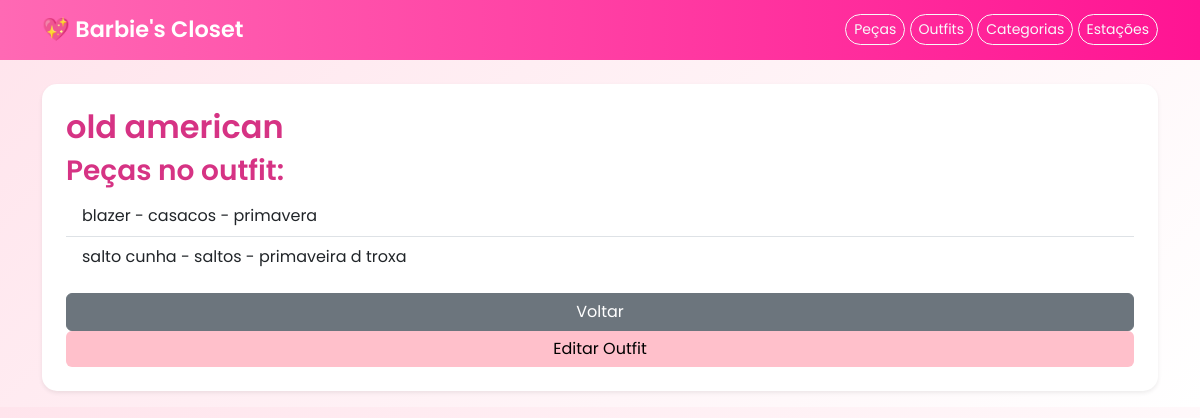
The app's page /outfit/1/ (signed in), older data.
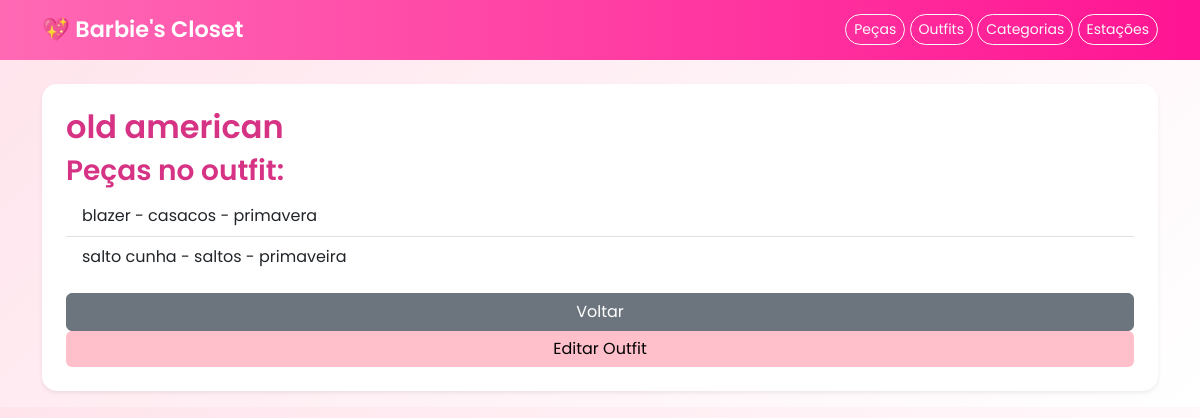
The same page, newer data.
### barbies_closet/models.py (models this page shows, shortened)
class Peca(models.Model):
    utilizador = models.ForeignKey(User, on_delete=models.CASCADE)
    nome = models.CharField(max_length=100)
    cor = models.CharField(max_length=50)
    marca = models.CharField(max_length=100)
    tamanho = models.CharField(max_length=10)
    data_aquisicao = models.DateField()
    frequencia_uso = models.IntegerField(default=0)
    categoria = models.ForeignKey(Categoria, on_delete=models.SET_NULL, null=True)
    estacao = models.ForeignKey(Estacao, on_delete=models.SET_NULL, null=True)

class Estacao(models.Model):
    nome = models.CharField(max_length=50)
    def __str__(self):
        return self.nome

class Categoria(models.Model):
    nome = models.CharField(max_length=100)
    def __str__(self):
        return self.nome

### barbies_closet/views.py (the view)
# urls.py: path('outfit/<int:id>/', views.detalhe_outfit, name='detalhe_outfit'),
@login_required
def detalhe_outfit(request, id):
    outfit = Outfit.objects.get(id=id)
    return render(request, 'outfit/outfit_detalhe.html', {'outfit': outfit})

### barbies_closet/templates/outfit/outfit_detalhe.html
{% extends 'base.html' %}
{% block content %}
<div class="card p-4 shadow-sm mb-3">
    <h2>{{ outfit.nome }}</h2>
    <h3>Peças no outfit:</h3>
    <ul class="list-group list-group-flush mb-3">
        {% for p in outfit.pecas.all %}
            <li class="list-group-item">{{ p.nome }} - {{ p.categoria }} - {{ p.estacao }}</li>
        {% endfor %}
    </ul>
    <a href="{% url 'lista_outfits' %}" class="btn btn-secondary">Voltar</a>
    <a href="{% url 'editar_outfit' id=outfit.id %}" class="btn btn-warning">Editar Outfit</a>
</div>
{% endblock %}

Row changes from the older to the newer data that the page shows:
changed through a linked row, Peca "salto cunha": estacao "primaveira d troxa" → "primaveira"
